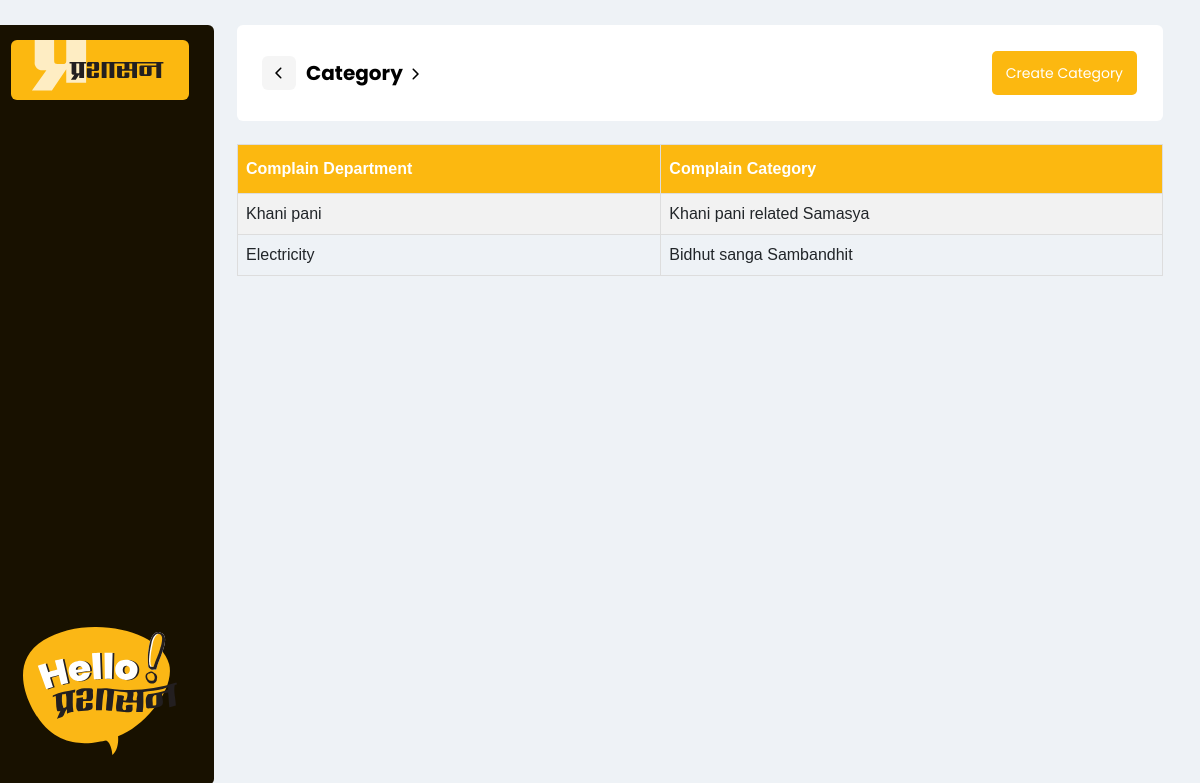
Page /view_category on the committed database.
### main/models.py (models this page shows, shortened)
class ComplainName(models.Model):
    department_name = models.CharField(max_length=255,null=False)
    complain_name = models.CharField(max_length=255,null=False)

### main/views.py (the view)
# urls.py: path('view_category', views.view_category,name='view_category'),
def view_category(request):
    categories=ComplainName.objects.all()
    context={
        'categories':categories
    }
    return render(request,'main/view_category.html',context)

### main/templates/main/view_category.html (shortened to what this page needs)
{% load static %}
{% include 'layouts/header.html' %}
<section id="dashboard">
    <div class="container-fluid">
        <div class="row">
            <div class="col-md-2">
                {% include 'layouts/left-dash.html' %}
            </div>
            <div class="col-md-10 arrange-complain-dash">
                <div class="mid-complain">
                    <div class="mid-complain-heading">
                        <div class="dash-header">
                            <a href="#" id="back-button">
                            <div class="pointer">
                            </div></a>
                            <div class="heading">
                                <p>Category</p>
                            </div>
                            <div class="pointer1">
                            </div>
                        </div>
                        <div class="view-complain">
                            <button><a href="{% url 'main:add_category' %}">Create Category</a></button>
                        </div>
                    </div>
                    <table id="customers">
                        <tr>
                          <th>Complain Department</th>
                          <th>Complain Category</th>
                        </tr>
                        {% for category in categories %}
                        <tr>
                          <td>{{ category.department_name }}</td>
                          <td>{{ category.complain_name }}</td>
                        </tr>
                        {% endfor %}
                      </table>
                    </div>
                </div>
            </div>
        </div>
</section>
{% include 'layouts/footer.html' %}

### main/static/css/style.css (style rules this page uses)
body { font-family:poppins!important; }
* { box-sizing: border-box; }
:root { --Pra-Yellow: #fcb810; --Border1: #dbdbdb; --TextColor: #58667e; --Pra-White: #ffffff; --Pra-Black: #000000; }
body { background: #eef2f6; }
#dashboard { height: auto; background: #eef2f6; }
.mid-complain { display: flex; padding: 25px; flex-direction: column; align-items: flex-start; gap: 23px; }
.view-complain { display: flex; padding: 1px; justify-content: center; align-items: center; gap: 4px; border-radius: 6px; }
.view-complain button { display: flex; padding: 14px; justify-content: center; align-items: center; gap: 4px; border-radius: 5px; background: var(--Pra-Yellow); border: none; transition: all 0.3s ease-in-out; }
.view-complain a { color: var(--pra-white, #fff); font-feature-settings: "calt" off, "liga" off; font-size: 14px; font-style: normal; font-weight: 400; line-height: 16.1px; text-decoration: none; }
.pointer { display: flex; padding: 5px; align-items: center; gap: 10px; border-radius: 6px; background: #f5f5f5; margin-right: 10px; transition: all 0.3s ease-in-out; }
.pointer1 { margin-top: 1px; }
.mid-complain-heading { display: flex; height: 96px; padding: 25px; justify-content: space-between; align-items: center; align-self: stretch; border-radius: 6px; background: #fff; }
.dash-header { display: flex; align-items: center; text-align: center; flex-direction: row; }
.heading p { color: #000; font-family: Poppins; font-size: 20px; font-style: normal; font-weight: 700; line-height: normal; margin-bottom: 0px; }
#customers { font-family: Arial, Helvetica, sans-serif; border-collapse: collapse; width: 100%; }
#customers td, #customers th { border: 1px solid #ddd; padding: 8px; }
#customers tr:nth-child(even) { background-color: #f2f2f2; }
#customers th { padding-top: 12px; padding-bottom: 12px; text-align: left; background-color: #fcb810; color: white; }

### rows in the picture
ComplainName: department_name "Khani pani", complain_name "Khani pani related Samasya"
ComplainName: department_name "Electricity", complain_name "Bidhut sanga Sambandhit"
